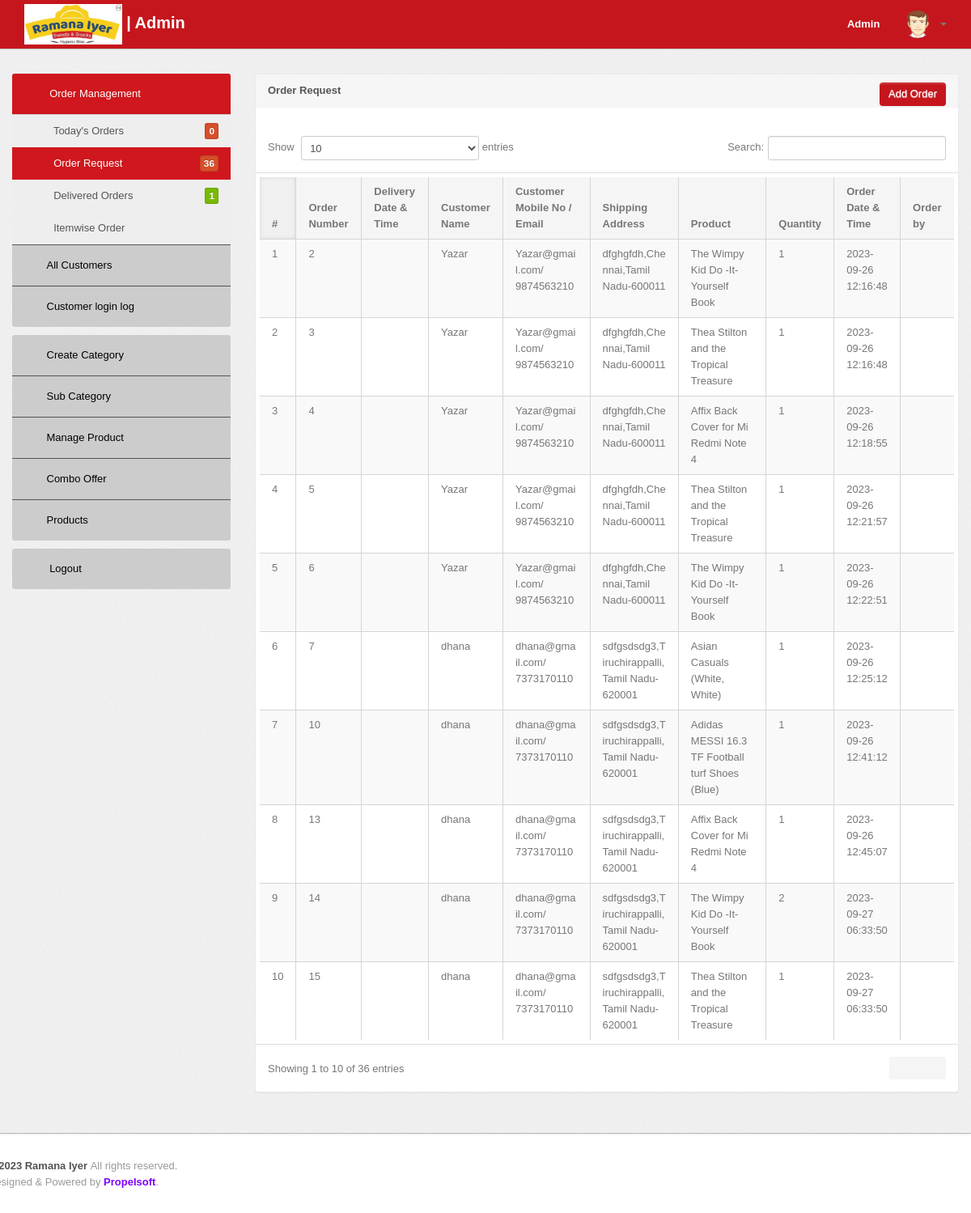
/admin/pending-orders.php (signed in), run on the app's committed database.
### tables this page shows
CREATE TABLE `orders` (
  `id` int(11) NOT NULL,
  `userId` int(11) DEFAULT NULL,
  `productId` varchar(255) DEFAULT NULL,
  `quantity` int(11) DEFAULT NULL,
  `orderDate` timestamp NOT NULL DEFAULT current_timestamp(),
  `paymentMethod` varchar(50) DEFAULT NULL,
  `orderStatus` varchar(55) DEFAULT NULL,
  `receiptNo` varchar(50) DEFAULT NULL,
  `paymentId` varchar(50) DEFAULT NULL,
  `price` varchar(50) DEFAULT NULL,
  `dtSupply` datetime DEFAULT NULL,
  `remarks` longtext DEFAULT NULL
);

CREATE TABLE `users` (
  `id` int(11) NOT NULL,
  `name` varchar(255) DEFAULT NULL,
  `email` varchar(255) DEFAULT NULL,
  `contactno` bigint(11) DEFAULT NULL,
  `password` varchar(255) DEFAULT NULL,
  `shippingAddress` longtext DEFAULT NULL,
  `shippingState` varchar(255) DEFAULT NULL,
  `shippingCity` varchar(255) DEFAULT NULL,
  `shippingPincode` int(11) DEFAULT NULL,
  `billingAddress` longtext DEFAULT NULL,
  `billingState` varchar(255) DEFAULT NULL,
  `billingCity` varchar(255) DEFAULT NULL,
  `billingPincode` int(11) DEFAULT NULL,
  `regDate` timestamp NOT NULL DEFAULT current_timestamp(),
  `updationDate` varchar(255) DEFAULT NULL,
  `address_line1` varchar(255) DEFAULT NULL,
  `address_line2` varchar(255) DEFAULT NULL
);

CREATE TABLE `products` (
  `id` int(11) NOT NULL,
  `category` int(11) NOT NULL,
  `subCategory` int(11) DEFAULT NULL,
  `productName` varchar(255) DEFAULT NULL,
  `productCompany` varchar(255) DEFAULT NULL,
  `productPrice` int(11) DEFAULT NULL,
  `productPriceBeforeDiscount` int(11) DEFAULT NULL,
  `productDescription` longtext DEFAULT NULL,
  `productImage1` varchar(255) DEFAULT NULL,
  `productImage2` varchar(255) DEFAULT NULL,
  `productImage3` varchar(255) DEFAULT NULL,
  `shippingCharge` int(11) DEFAULT NULL,
  `productAvailability` varchar(255) DEFAULT NULL,
  `postingDate` timestamp NULL DEFAULT current_timestamp(),
  `updationDate` varchar(255) DEFAULT NULL,
  `productRating` int(1) DEFAULT 1,
  `prod_avail` varchar(25) DEFAULT NULL,
  `allow_ao` smallint(6) DEFAULT 0
);

### admin/pending-orders.php (the view, shortened to what this page needs)
<?php
include('include/config.php');
if (strlen($_SESSION['alogin']) == 0) {
	header('location:index.php');
} else {
	?>
	<!DOCTYPE html>
	<html lang="en">
	<head>
		<link type="text/css" href="bootstrap/css/bootstrap.min.css" rel="stylesheet">
		<link type="text/css" href="bootstrap/css/bootstrap-responsive.min.css" rel="stylesheet">
		<link type="text/css" href="css/theme.css" rel="stylesheet">
		<link type="text/css" href="images/icons/css/font-awesome.css" rel="stylesheet">
		<link type="text/css" href='css/opensans.css' rel='stylesheet'>
	</head>
	<body>
		<?php include('include/header.php'); ?>
		<div class="wrapper">
			<div class="container">
				<div class="row">
					<?php
					include('include/sidebar.php'); ?>
					<div class="span9">
						<div class="content">
							<div class="module">
								<div class="module-head">
									<b>Order Request</b>
									<span style="float: right">
                                        <div class="controls">
                                            <a href="check-contact.php" class="btn btn-ri">Add Order</a>
                                        </div>
                                    </span>
								</div>
								<div class="module-body table">
									<br />
									<table cellpadding="0" cellspacing="0" border="0"
										class="datatable-1 table table-bordered table-striped	 display table-responsive"
										style="width:100%;padding:5px;">
										<thead>
											<tr>
												<th>#</th>
												<th>Order Number</th>
												<th>Delivery Date & Time</th>
												<th>Customer Name</th>
												<th>Customer Mobile No / Email</th>
												<th>Shipping Address</th>
												<th>Product</th>
												<th>Quantity</th>
												<th>Order Date & Time</th>
												<th>Order by</th>
											</tr>
										</thead>
										<tbody>
											<?php
											$status = 'Delivered';
											$query = mysqli_query($con, "select users.name as username,users.email as useremail,users.contactno as usercontact,users.shippingAddress as shippingaddress,users.shippingCity as shippingcity,users.shippingState as shippingstate,users.shippingPincode as shippingpincode,products.productName as productname,products.shippingCharge as shippingcharge,orders.quantity as quantity,orders.orderDate as orderdate,products.productPrice as productprice,orders.id as id,orders.dtSupply as dtSupply  from orders join users on  orders.userId=users.id join products on products.id=orders.productId where orders.paymentMethod IS NOT NULL AND (orders.orderStatus!='$status' OR orders.orderStatus IS NULL)");
											$cnt = 1;
											while ($row = mysqli_fetch_array($query)) {
												?>
												<tr>
													<td>
														<?php echo htmlentities($cnt); ?>
													</td>
													<td><?php echo htmlentities($row['id']); ?></td>
													<td><?php echo htmlentities($row['dtSupply']); ?></td>
													<td class="wrap_td_50">
														<?php echo htmlentities($row['username']); ?>
													</td>
													<td class="wrap_td_75">
														<?php echo htmlentities($row['useremail']); ?>/
														<?php echo htmlentities($row['usercontact']); ?>
													</td>
													<td class="wrap_td_75">
														<?php echo htmlentities($row['shippingaddress'] . "," . $row['shippingcity'] . "," . $row['shippingstate'] . "-" . $row['shippingpincode']); ?>
													</td>
													<td class="wrap_td_75">
														<?php echo htmlentities($row['productname']); ?>
													</td>
													<td class="wrap_td_10">
														<?php echo htmlentities($row['quantity']); ?>
													</td>
													<td class="wrap_td_50">
														<?php echo htmlentities($row['orderdate']); ?>
													</td>
													<td>
													</td>
												</tr>
												<?php $cnt = $cnt + 1;
											} ?>
										</tbody>
									</table>
								</div>
							</div>
						</div>
					</div>
				</div>
			</div>
		</div>
		<?php include('include/footer.php'); ?>
	</body>
<?php } ?>

### data on the page
orders: id "2", userId.name "Yazar", userId.email "Yazar@gmail.com", userId.contactno "9874563210", userId.shippingPincode "dfghgfdh,Chennai,Tamil Nadu-600011", productId.productName "The Wimpy Kid Do -It- Yourself Book", quantity "1", orderDate "2023-09-26 12:16:48"
orders: id "3", userId.name "Yazar", userId.email "Yazar@gmail.com", userId.contactno "9874563210", userId.shippingPincode "dfghgfdh,Chennai,Tamil Nadu-600011", productId.productName "Thea Stilton and the Tropical Treasure", quantity "1", orderDate "2023-09-26 12:16:48"
orders: id "4", userId.name "Yazar", userId.email "Yazar@gmail.com", userId.contactno "9874563210", userId.shippingPincode "dfghgfdh,Chennai,Tamil Nadu-600011", productId.productName "Affix Back Cover for Mi Redmi Note 4", quantity "1", orderDate "2023-09-26 12:18:55"
orders: id "5", userId.name "Yazar", userId.email "Yazar@gmail.com", userId.contactno "9874563210", userId.shippingPincode "dfghgfdh,Chennai,Tamil Nadu-600011", productId.productName "Thea Stilton and the Tropical Treasure", quantity "1", orderDate "2023-09-26 12:21:57"
orders: id "6", userId.name "Yazar", userId.email "Yazar@gmail.com", userId.contactno "9874563210", userId.shippingPincode "dfghgfdh,Chennai,Tamil Nadu-600011", productId.productName "The Wimpy Kid Do -It- Yourself Book", quantity "1", orderDate "2023-09-26 12:22:51"
orders: id "7", userId.name "dhana", userId.email "dhana@gmail.com", userId.contactno "7373170110", userId.shippingPincode "sdfgsdsdg3,Tiruchirappalli,Tamil Nadu-620001", productId.productName "Asian Casuals (White, White)", quantity "1", orderDate "2023-09-26 12:25:12"
orders: id "10", userId.name "dhana", userId.email "dhana@gmail.com", userId.contactno "7373170110", userId.shippingPincode "sdfgsdsdg3,Tiruchirappalli,Tamil Nadu-620001", productId.productName "Adidas MESSI 16.3 TF Football turf Shoes (Blue)", quantity "1", orderDate "2023-09-26 12:41:12"
orders: id "13", userId.name "dhana", userId.email "dhana@gmail.com", userId.contactno "7373170110", userId.shippingPincode "sdfgsdsdg3,Tiruchirappalli,Tamil Nadu-620001", productId.productName "Affix Back Cover for Mi Redmi Note 4", quantity "1", orderDate "2023-09-26 12:45:07"
orders: id "14", userId.name "dhana", userId.email "dhana@gmail.com", userId.contactno "7373170110", userId.shippingPincode "sdfgsdsdg3,Tiruchirappalli,Tamil Nadu-620001", productId.productName "The Wimpy Kid Do -It- Yourself Book", quantity "2", orderDate "2023-09-27 06:33:50"
orders: id "15", userId.name "dhana", userId.email "dhana@gmail.com", userId.contactno "7373170110", userId.shippingPincode "sdfgsdsdg3,Tiruchirappalli,Tamil Nadu-620001", productId.productName "Thea Stilton and the Tropical Treasure", quantity "1", orderDate "2023-09-27 06:33:50"

### other printed values
$num_rows1 "0"
$num "36"
$num1 "1"
